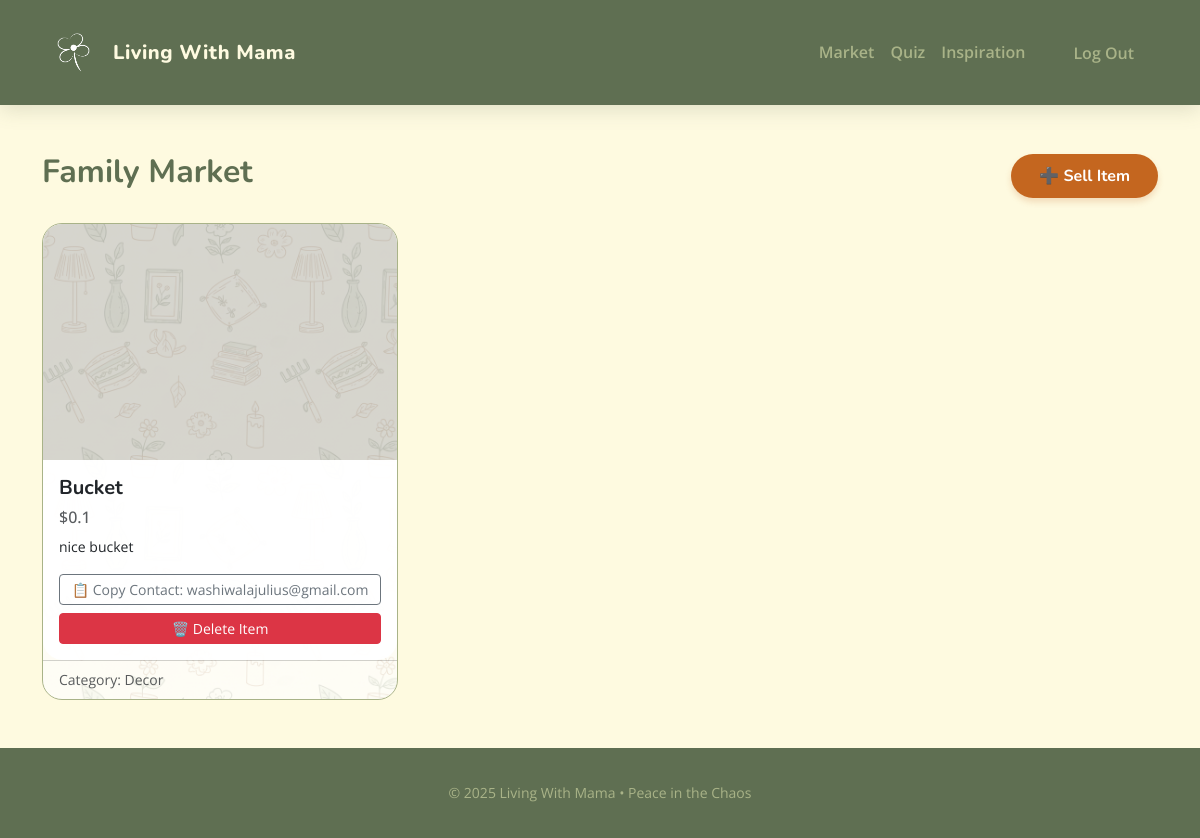
Before: /market (signed in) with the older database file.
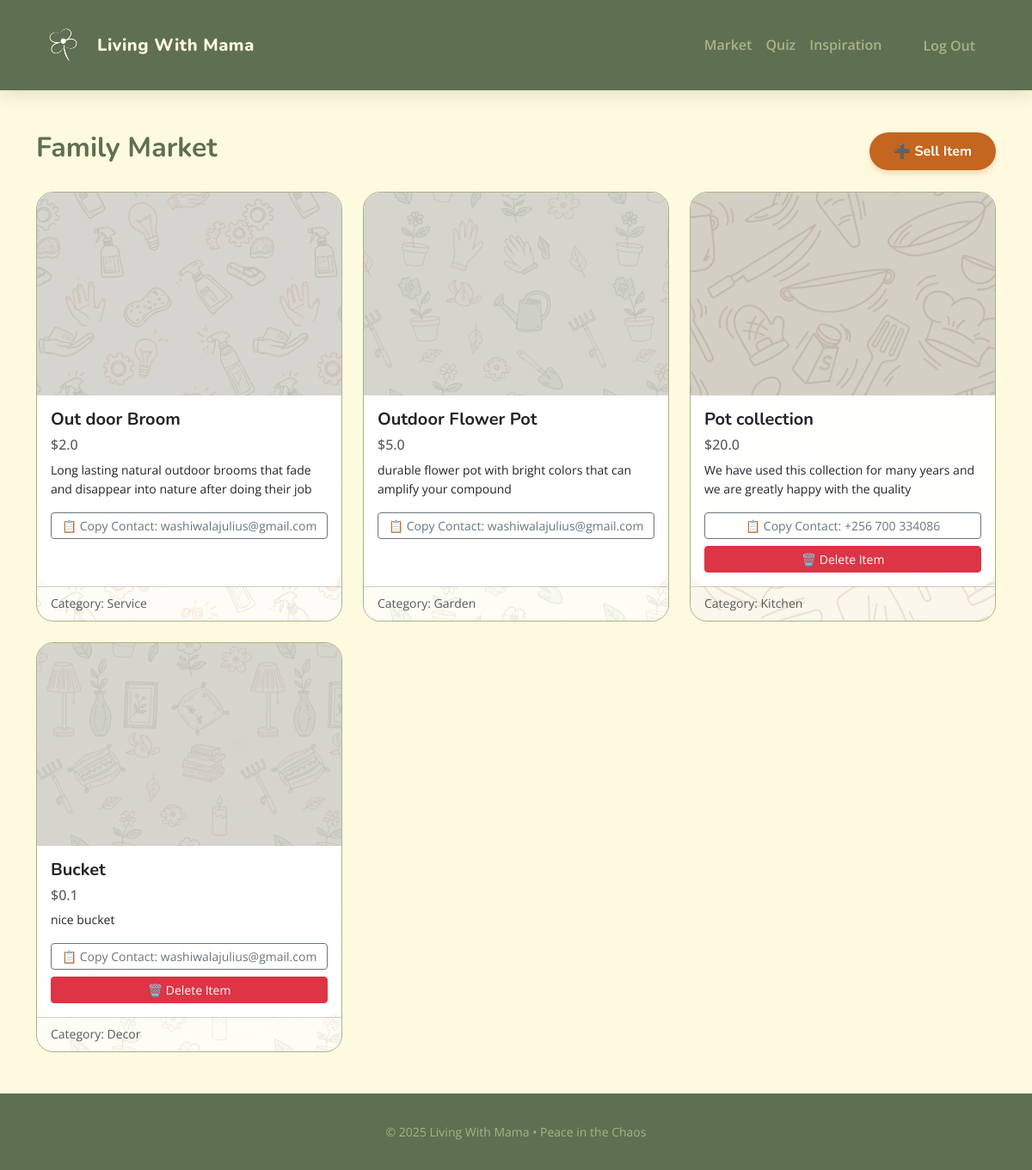
After: the same page with the newer database file.
### tables this page shows
CREATE TABLE market_items (
    id INTEGER PRIMARY KEY AUTOINCREMENT,
    user_id INTEGER NOT NULL,
    title TEXT NOT NULL,
    description TEXT NOT NULL,
    price REAL NOT NULL,
    category TEXT NOT NULL, 
    contact_info TEXT NOT NULL,
    created_at TIMESTAMP DEFAULT CURRENT_TIMESTAMP,
    FOREIGN KEY(user_id) REFERENCES users(id)
);

### app.py (the view)
@app.route("/market")
@login_required
def market():
    items = db.execute("SELECT * FROM market_items ORDER BY created_at DESC")
    return render_template("market.html", items=items)

### app.py (called while the page is built)
@app.after_request
def after_request(response):
    response.headers["Cache-Control"] = "no-cache, no-store, must-revalidate"
    response.headers["Expires"] = 0
    response.headers["Pragma"] = "no-cache"
    return response

### helpers.py (called while the page is built)
def login_required(f):
    @wraps(f)
    def decorated_function(*args, **kwargs):
        if session.get("user_id") is None:
            return redirect("/login")
        return f(*args, **kwargs)
    return decorated_function

### templates/market.html (shortened to what this page needs)
{% extends "layout.html" %}
{% block main %}
<div class="d-flex justify-content-between align-items-center mb-4">
    <h2>Family Market</h2>
    <a href="/market/sell" class="btn btn-primary-custom">➕ Sell Item</a>
</div>
<div class="row row-cols-1 row-cols-md-3 g-4">
    {% for item in items %}
    <div class="col market-item">
        <div class="market-card-wrapper card card-custom h-100">
            <img src="https://placehold.co/600x400/FAEDCD/D4A373?text={{ item.category }}" class="card-img-top" alt="Item">
            <div class="card-body">
                <h5 class="card-title">{{ item.title }}</h5>
                <h6 class="text-muted">${{ item.price }}</h6>
                <p class="card-text small">{{ item.description }}</p>
                <div class="d-grid gap-2">
                    <button class="btn btn-outline-secondary btn-sm"
                            data-contact="{{ item.contact_info }}"
                            onclick="copyContact(this)">
                        📋 Copy Contact: {{ item.contact_info }}
                    </button>
                    {% if item.user_id == session.user_id %}
                    <form action="/market/delete/{{ item.id }}" method="post" style="display:inline;">
                        <button type="submit" class="btn btn-danger btn-sm w-100"
                                onclick="return confirm('Are you sure you want to delete \"{{ item.title }}\"? This cannot be undone.')">
                            🗑️ Delete Item
                        </button>
                    </form>
                    {% endif %}
                </div>
            </div>
            <div class="card-footer bg-transparent text-muted small">
                Category: {{ item.category }}
            </div>
        </div>
    </div>
    {% endfor %}
</div>
{% endblock %}

### templates/layout.html (shortened to what this page needs)
<!DOCTYPE html>
<html lang="en">
    <head>
        <link href="https://cdn.jsdelivr.net/npm/bootstrap@5.3.0/dist/css/bootstrap.min.css" rel="stylesheet">
        <link href="{{ url_for('static', filename='styles.css') }}" rel="stylesheet">
    </head>
    <body>
        <nav class="navbar navbar-expand-lg navbar-custom navbar-dark">
            <div class="container">
                <a class="navbar-brand d-flex align-items-center" href="/">
                    <img src="{{ url_for('static', filename='images/logo.png') }}" alt="Logo" height="70" class="d-inline-block align-text-top me-2">
                    Living With Mama
                </a>
                <div class="collapse navbar-collapse" id="navbarNav">
                    <ul class="navbar-nav ms-auto align-items-center">
                        {% if session["user_id"] %}
                            <li class="nav-item"><a class="nav-link" href="/market">Market</a></li>
                            <li class="nav-item"><a class="nav-link" href="/quiz">Quiz</a></li>
                            <li class="nav-item"><a class="nav-link" href="/inspiration">Inspiration</a></li>
                            <li class="nav-item ms-lg-3"><a class="nav-link btn btn-outline-light btn-sm px-4 text-white" href="/logout">Log Out</a></li>
                        {% else %}
                            <li class="nav-item"><a class="nav-link" href="/register">Register</a></li>
                            <li class="nav-item ms-lg-2"><a class="nav-link btn btn-primary-custom btn-sm" href="/login">Log In</a></li>
                        {% endif %}
                    </ul>
                </div>
            </div>
        </nav>
        <main class="container py-5">
            {% block main %}{% endblock %}
        </main>
        <footer class="text-center mt-auto">
            <div class="container">
                <small>&copy; 2025 Living With Mama &bull; Peace in the Chaos</small>
            </div>
        </footer>
    </body>
</html>

### static/styles.css (style rules this page uses)
:root { --olive: #5F6F52; --laurel: #A9B388; --cornsilk: #FEFAE0; --lemon: #F9EBC7; --camel: #B99470; --orange: #C4661F; --russet: #783D19; --white: #ffffff; --font-heading: 'Nunito', sans-serif; --font-body: 'Open Sans', sans-serif; }
body { background-color: var(--cornsilk); color: var(--russet); font-family: var(--font-body); display: flex; flex-direction: column; min-height: 100vh; line-height: 1.6; }
h1, h2, h3, h4, h5 { font-family: var(--font-heading); color: var(--olive); font-weight: 700; }
a { text-decoration: none; }
.navbar-custom { background-color: var(--olive); padding: 1rem 0; box-shadow: 0 4px 20px rgba(95, 111, 82, 0.2); }
.navbar-brand { font-family: var(--font-heading); font-weight: 800; color: var(--cornsilk) !important; letter-spacing: 0.5px; }
.nav-link { color: var(--laurel) !important; font-weight: 600; transition: color 0.3s; }
.card-custom { background-color: var(--white); border: 1px solid var(--laurel); border-radius: 20px; overflow: hidden; transition: transform 0.3s, box-shadow 0.3s; }
.btn-primary-custom { background-color: var(--orange); color: var(--white); border: none; border-radius: 50px; padding: 10px 28px; font-family: var(--font-heading); font-weight: 700; transition: all 0.3s; box-shadow: 0 4px 6px rgba(196, 102, 31, 0.2); }
footer { margin-top: auto; background-color: var(--olive); color: var(--laurel); padding: 2rem 0; }
.navbar-brand img { height: 63px !important; width: auto; }
.market-card-wrapper { position: relative; overflow: hidden; border-radius: 20px; }
.card-body, .card-footer { position: relative; z-index: 2; background-color: rgba(255, 255, 255, 0.96); border-radius: 0 0 20px 20px; }

Changed rows visible on the page:
added market_items: title "Out door Broom", price "2.0", description "Long lasting natural outdoor brooms that fade and disappear into nature after doing their job", contact_info "washiwalajulius@gmail.com", category "Service"
added market_items: title "Outdoor Flower Pot", price "5.0", description "durable flower pot with bright colors that can amplify your compound", contact_info "washiwalajulius@gmail.com", category "Garden"
added market_items: title "Pot collection", price "20.0", description "We have used this collection for many years and we are greatly happy with the quality", contact_info "+256 700 334086", category "Kitchen"
